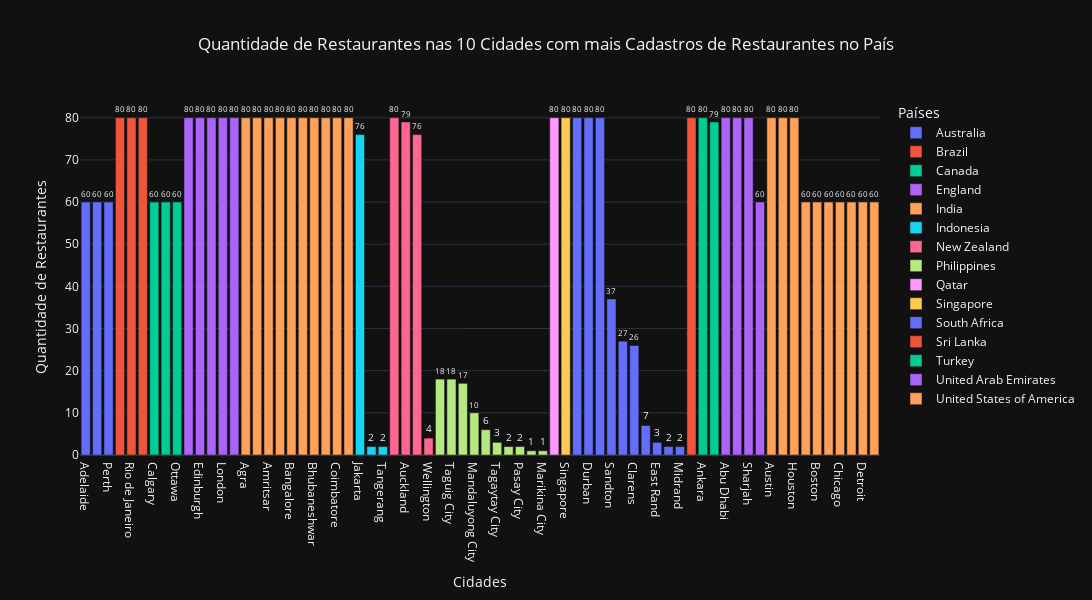

Notebook cell for this chart:
### Markdown cell above
## Apply Functions

### Code cell
# Quantidade de Restaurantes nas 10 Cidades com mais Cadastros de Restaurantes no País
cols = ['country_name', 'city', 'restaurant_id']
df = df_original.copy()
x = 'city'
y = 'restaurant_id'
z = 'country_name'
operacao = pd.Series.nunique
title = 'Quantidade de Restaurantes nas 10 Cidades com mais Cadastros de Restaurantes no País'
xaxis_title = 'Cidades'
yaxis_title = 'Quantidade de Restaurantes'
legend_title_text = 'Países'

restaurantes_por_cidade = cities_bar_plot(df, cols, x, y, z, operacao, ascending = [True, False], title = title, xaxis_title = xaxis_title, yaxis_title = yaxis_title, legend_title_text = legend_title_text)
restaurantes_por_cidade

### Figure 1 — Plotly figure (JSON) as saved in the notebook; plotly's stock layout.template omitted (floating-point values rounded to 4 significant figures)
{"data": [{"alignmentgroup": "True", "hovertemplate": "country_name=Australia<br>city=%{x}<br>restaurant_id=%{text}<extra></extra>", "legendgroup": "Australia", "marker": {"color": "#636efa", "pattern": {"shape": ""}}, "name": "Australia", "offsetgroup": "Australia", "orientation": "v", "showlegend": true, "text": [60, 60, 60], "textfont": {"size": 10}, "textposition": "outside", "texttemplate": "%{text:.0f}", "type": "bar", "x": ["Adelaide", "Brisbane", "Perth"], "xaxis": "x", "y": [60, 60, 60], "yaxis": "y"}, {"alignmentgroup": "True", "hovertemplate": "country_name=Brazil<br>city=%{x}<br>restaurant_id=%{text}<extra></extra>", "legendgroup": "Brazil", "marker": {"color": "#EF553B", "pattern": {"shape": ""}}, "name": "Brazil", "offsetgroup": "Brazil", "orientation": "v", "showlegend": true, "text": [80, 80, 80], "textfont": {"size": 10}, "textposition": "outside", "texttemplate": "%{text:.0f}", "type": "bar", "x": ["Brasília", "Rio de Janeiro", "São Paulo"], "xaxis": "x", "y": [80, 80, 80], "yaxis": "y"}, {"alignmentgroup": "True", "hovertemplate": "country_name=Canada<br>city=%{x}<br>restaurant_id=%{text}<extra></extra>", "legendgroup": "Canada", "marker": {"color": "#00cc96", "pattern": {"shape": ""}}, "name": "Canada", "offsetgroup": "Canada", "orientation": "v", "showlegend": true, "text": [60, 60, 60], "textfont": {"size": 10}, "textposition": "outside", "texttemplate": "%{text:.0f}", "type": "bar", "x": ["Calgary", "Montreal", "Ottawa"], "xaxis": "x", "y": [60, 60, 60], "yaxis": "y"}, {"alignmentgroup": "True", "hovertemplate": "country_name=England<br>city=%{x}<br>restaurant_id=%{text}<extra></extra>", "legendgroup": "England", "marker": {"color": "#ab63fa", "pattern": {"shape": ""}}, "name": "England", "offsetgroup": "England", "orientation": "v", "showlegend": true, "text": [80, 80, 80, 80, 80], "textfont": {"size": 10}, "textposition": "outside", "texttemplate": "%{text:.0f}", "type": "bar", "x": ["Birmingham", "Edinburgh", "Glasgow", "London", "Manchester"], "xaxis": "x", "y": [80, 80, 80, 80, 80], "yaxis": "y"}, {"alignmentgroup": "True", "hovertemplate": "country_name=India<br>city=%{x}<br>restaurant_id=%{text}<extra></extra>", "legendgroup": "India", "marker": {"color": "#FFA15A", "pattern": {"shape": ""}}, "name": "India", "offsetgroup": "India", "orientation": "v", "showlegend": true, "text": [80, 80, 80, 80, 80, 80, 80, 80, 80, 80], "textfont": {"size": 10}, "textposition": "outside", "texttemplate": "%{text:.0f}", "type": "bar", "x": ["Agra", "Allahabad", "Amritsar", "Aurangabad", "Bangalore", "Bhopal", "Bhubaneshwar", "Chennai", "Coimbatore", "Dehradun"], "xaxis": "x", "y": [80, 80, 80, 80, 80, 80, 80, 80, 80, 80], "yaxis": "y"}, {"alignmentgroup": "True", "hovertemplate": "country_name=Indonesia<br>city=%{x}<br>restaurant_id=%{text}<extra></extra>", "legendgroup": "Indonesia", "marker": {"color": "#19d3f3", "pattern": {"shape": ""}}, "name": "Indonesia", "offsetgroup": "Indonesia", "orientation": "v", "showlegend": true, "text": [76, 2, 2], "textfont": {"size": 10}, "textposition": "outside", "texttemplate": "%{text:.0f}", "type": "bar", "x": ["Jakarta", "Bogor", "Tangerang"], "xaxis": "x", "y": [76, 2, 2], "yaxis": "y"}, {"alignmentgroup": "True", "hovertemplate": "country_name=New Zealand<br>city=%{x}<br>restaurant_id=%{text}<extra></extra>", "legendgroup": "New Zealand", "marker": {"color": "#FF6692", "pattern": {"shape": ""}}, "name": "New Zealand", "offsetgroup": "New Zealand", "orientation": "v", "showlegend": true, "text": [80, 79, 76, 4], "textfont": {"size": 10}, "textposition": "outside", "texttemplate": "%{text:.0f}", "type": "bar", "x": ["Hamilton", "Auckland", "Wellington City", "Wellington"], "xaxis": "x", "y": [80, 79, 76, 4], "yaxis": "y"}, {"alignmentgroup": "True", "hovertemplate": "country_name=Philippines<br>city=%{x}<br>restaurant_id=%{text}<extra></extra>", "legendgroup": "Philippines", "marker": {"color": "#B6E880", "pattern": {"shape": ""}}, "name": "Philippines", "offsetgroup": "Philippines", "orientation": "v", "showlegend": true, "text": [18, 18, 17, 10, 6, 3, 2, 2, 1, 1], "textfont": {"size": 10}, "textposition": "outside", "texttemplate": "%{text:.0f}", "type": "bar", "x": ["Quezon City", "Taguig City", "Makati City", "Mandaluyong City", "Pasig City", "Tagaytay City", "Manila", "Pasay City", "Las Piñas City", "Marikina City"], "xaxis": "x", "y": [18, 18, 17, 10, 6, 3, 2, 2, 1, 1], "yaxis": "y"}, {"alignmentgroup": "True", "hovertemplate": "country_name=Qatar<br>city=%{x}<br>restaurant_id=%{text}<extra></extra>", "legendgroup": "Qatar", "marker": {"color": "#FF97FF", "pattern": {"shape": ""}}, "name": "Qatar", "offsetgroup": "Qatar", "orientation": "v", "showlegend": true, "text": [80], "textfont": {"size": 10}, "textposition": "outside", "texttemplate": "%{text:.0f}", "type": "bar", "x": ["Doha"], "xaxis": "x", "y": [80], "yaxis": "y"}, {"alignmentgroup": "True", "hovertemplate": "country_name=Singapore<br>city=%{x}<br>restaurant_id=%{text}<extra></extra>", "legendgroup": "Singapore", "marker": {"color": "#FECB52", "pattern": {"shape": ""}}, "name": "Singapore", "offsetgroup": "Singapore", "orientation": "v", "showlegend": true, "text": [80], "textfont": {"size": 10}, "textposition": "outside", "texttemplate": "%{text:.0f}", "type": "bar", "x": ["Singapore"], "xaxis": "x", "y": [80], "yaxis": "y"}, {"alignmentgroup": "True", "hovertemplate": "country_name=South Africa<br>city=%{x}<br>restaurant_id=%{text}<extra></extra>", "legendgroup": "South Africa", "marker": {"color": "#636efa", "pattern": {"shape": ""}}, "name": "South Africa", "offsetgroup": "South Africa", "orientation": "v", "showlegend": true, "text": [80, 80, 80, 37, 27, 26, 7, 3, 2, 2], "textfont": {"size": 10}, "textposition": "outside", "texttemplate": "%{text:.0f}", "type": "bar", "x": ["Cape Town", "Durban", "Pretoria", "Sandton", "Johannesburg", "Clarens", "Randburg", "East Rand", "Inner City", "Midrand"], "xaxis": "x", "y": [80, 80, 80, 37, 27, 26, 7, 3, 2, 2], "yaxis": "y"}, {"alignmentgroup": "True", "hovertemplate": "country_name=Sri Lanka<br>city=%{x}<br>restaurant_id=%{text}<extra></extra>", "legendgroup": "Sri Lanka", "marker": {"color": "#EF553B", "pattern": {"shape": ""}}, "name": "Sri Lanka", "offsetgroup": "Sri Lanka", "orientation": "v", "showlegend": true, "text": [80], "textfont": {"size": 10}, "textposition": "outside", "texttemplate": "%{text:.0f}", "type": "bar", "x": ["Colombo"], "xaxis": "x", "y": [80], "yaxis": "y"}, {"alignmentgroup": "True", "hovertemplate": "country_name=Turkey<br>city=%{x}<br>restaurant_id=%{text}<extra></extra>", "legendgroup": "Turkey", "marker": {"color": "#00cc96", "pattern": {"shape": ""}}, "name": "Turkey", "offsetgroup": "Turkey", "orientation": "v", "showlegend": true, "text": [80, 79], "textfont": {"size": 10}, "textposition": "outside", "texttemplate": "%{text:.0f}", "type": "bar", "x": ["Ankara", "İstanbul"], "xaxis": "x", "y": [80, 79], "yaxis": "y"}, {"alignmentgroup": "True", "hovertemplate": "country_name=United Arab Emirates<br>city=%{x}<br>restaurant_id=%{text}<extra></extra>", "legendgroup": "United Arab Emirates", "marker": {"color": "#ab63fa", "pattern": {"shape": ""}}, "name": "United Arab Emirates", "offsetgroup": "United Arab Emirates", "orientation": "v", "showlegend": true, "text": [80, 80, 80, 60], "textfont": {"size": 10}, "textposition": "outside", "texttemplate": "%{text:.0f}", "type": "bar", "x": ["Abu Dhabi", "Dubai", "Sharjah", "Fujairah"], "xaxis": "x", "y": [80, 80, 80, 60], "yaxis": "y"}, {"alignmentgroup": "True", "hovertemplate": "country_name=United States of America<br>city=%{x}<br>restaurant_id=%{text}<extra></extra>", "legendgroup": "United States of America", "marker": {"color": "#FFA15A", "pattern": {"shape": ""}}, "name": "United States of America", "offsetgroup": "United States of America", "orientation": "v", "showlegend": true, "text": [80, 80, 80, 60, 60, 60, 60, 60, 60, 60], "textfont": {"size": 10}, "textposition": "outside", "texttemplate": "%{text:.0f}", "type": "bar", "x": ["Austin", "Dallas", "Houston", "Atlanta", "Boston", "Charlotte", "Chicago", "Denver", "Detroit", "Miami"], "xaxis": "x", "y": [80, 80, 80, 60, 60, 60, 60, 60, 60, 60], "yaxis": "y"}], "layout": {"barmode": "relative", "font": {"size": 12}, "height": 600, "legend": {"title": {"text": "Países"}, "tracegroupgap": 0}, "title": {"text": "Quantidade de Restaurantes nas 10 Cidades com mais Cadastros de Restaurantes no País", "x": 0.5}, "width": 1300, "xaxis": {"anchor": "y", "autorange": true, "domain": [0, 1], "range": [-0.5, 69.5], "title": {"text": "Cidades"}, "type": "category"}, "yaxis": {"anchor": "x", "autorange": true, "domain": [0, 1], "range": [0, 84.21], "title": {"text": "Quantidade de Restaurantes"}, "type": "linear"}}}
